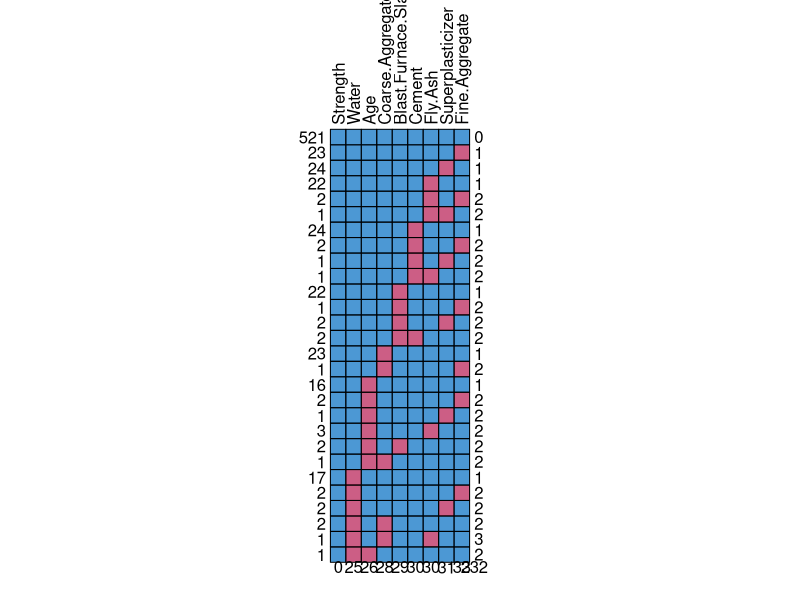
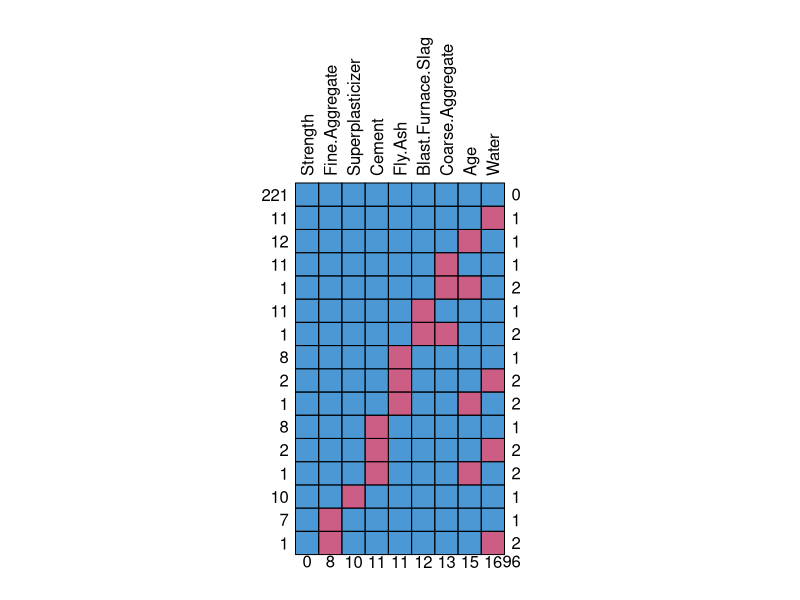
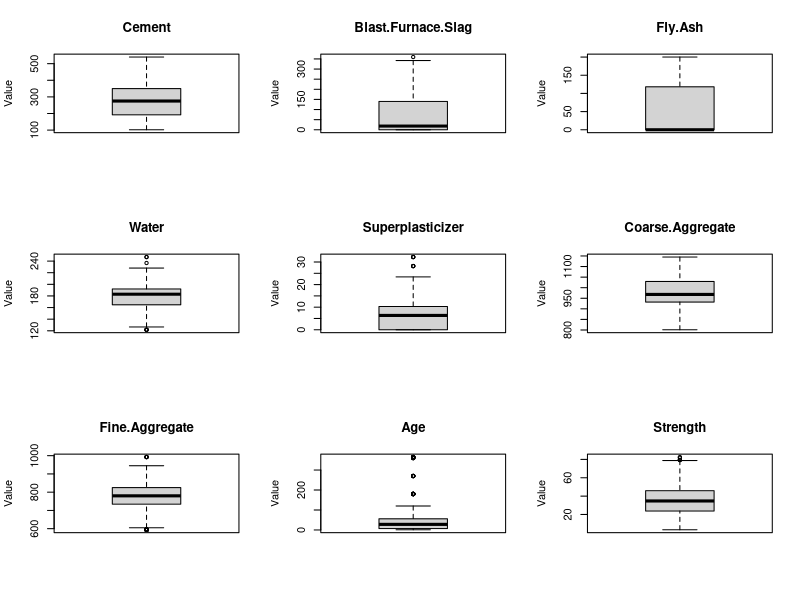
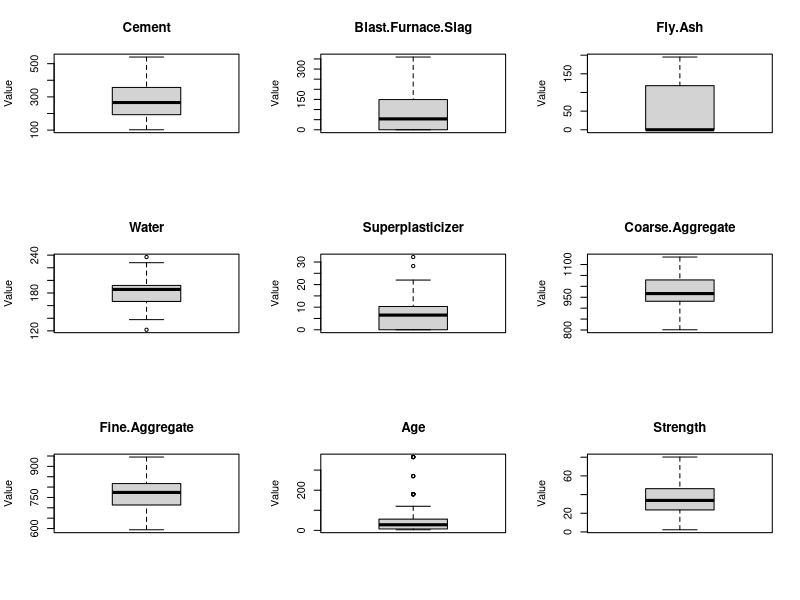
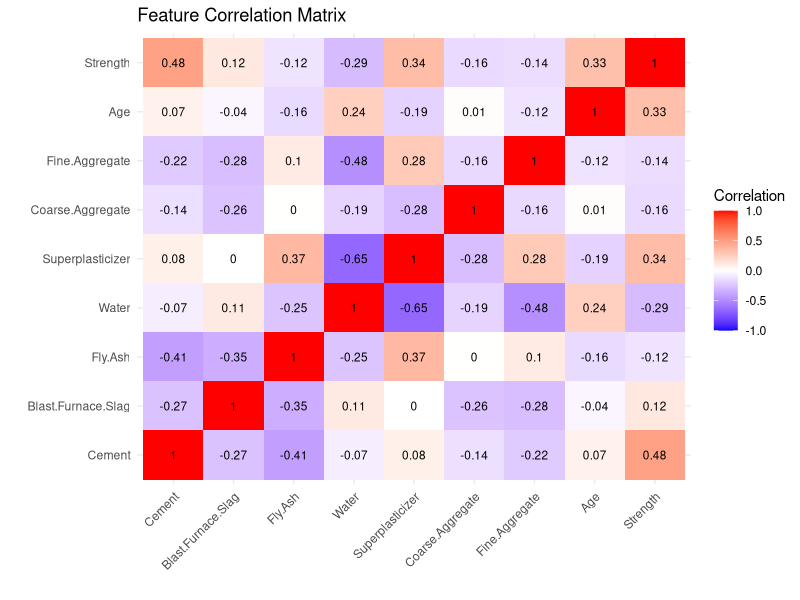
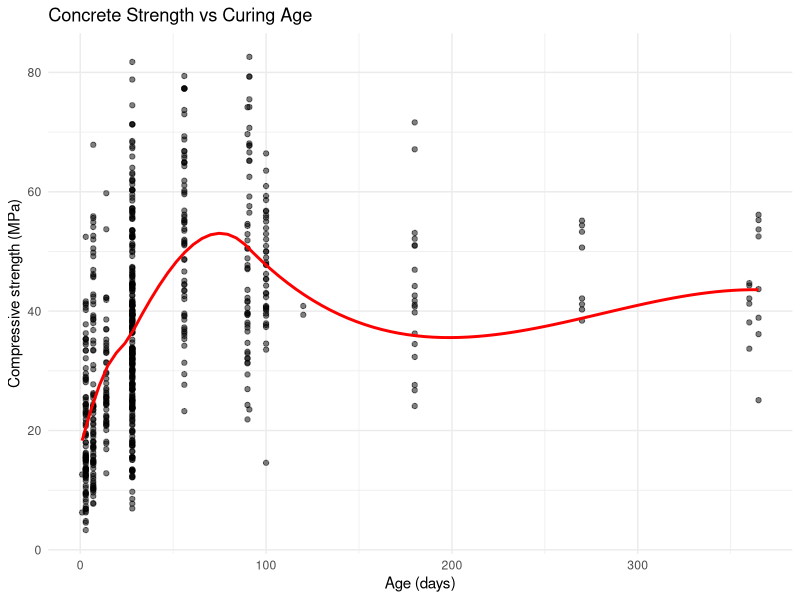
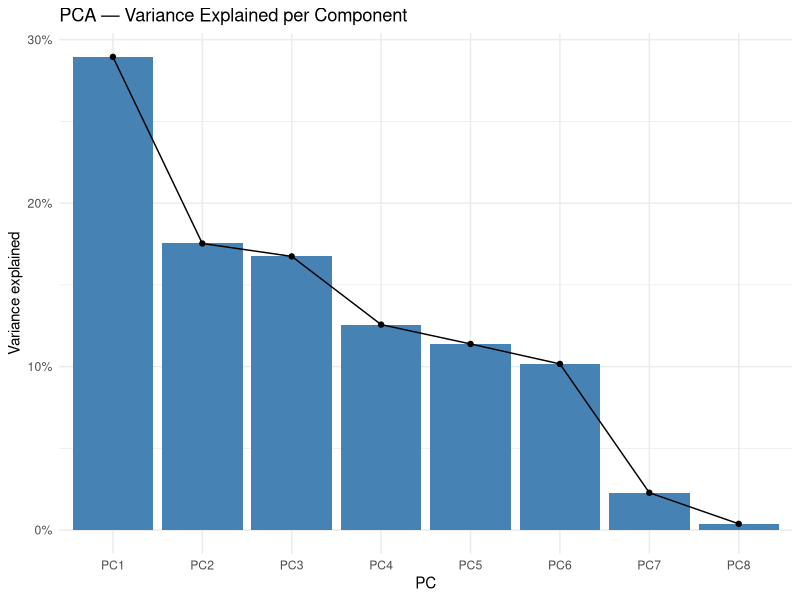
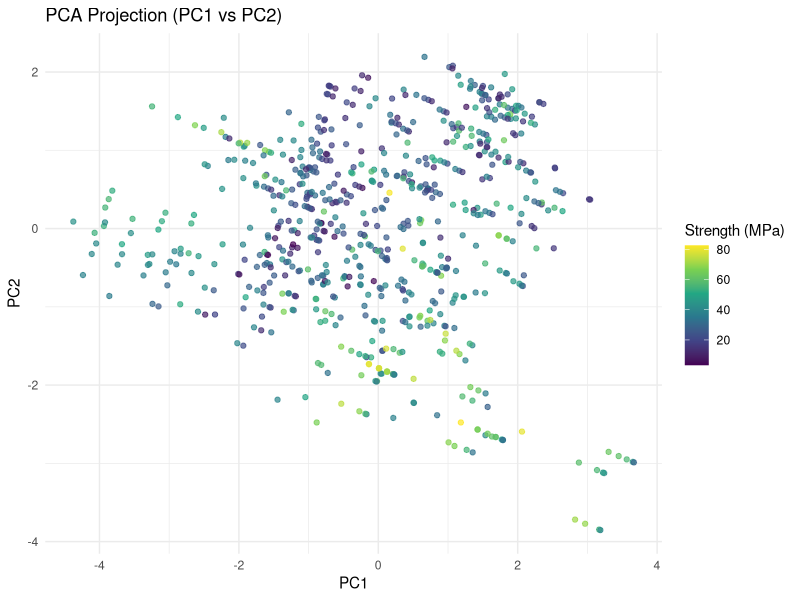

R code for these plots, in order:
# =============================================================================
# Concrete Compressive Strength — Exploratory Data Analysis & Preprocessing
# Author: Sabin Khanal
#
# Pipeline: import -> profile -> missing-value imputation (MICE) ->
#           outlier detection (IQR) -> correlation analysis ->
#           min-max scaling -> principal component analysis (PCA)
# =============================================================================

# ---- 0. Setup ---------------------------------------------------------------
required <- c("mice", "ggplot2", "reshape2")
missing_pkgs <- required[!required %in% rownames(installed.packages())]
if (length(missing_pkgs) > 0) install.packages(missing_pkgs)

library(mice)
library(ggplot2)
library(reshape2)

set.seed(123)
dir.create("figures", showWarnings = FALSE)

# ---- 1. Data import ---------------------------------------------------------
train_dataset <- read.csv("data/concrete_strength_train.csv", header = TRUE)
test_dataset  <- read.csv("data/concrete_strength_test.csv",  header = TRUE)

# ---- 2. Data profiling ------------------------------------------------------
dim(train_dataset)
dim(test_dataset)
str(train_dataset)
summary(train_dataset)
summary(test_dataset)

# Missing-data patterns
md.pattern(train_dataset, plot = TRUE, rotate.names = TRUE)
md.pattern(test_dataset,  plot = TRUE, rotate.names = TRUE)

# ---- 3. Missing-value handling ----------------------------------------------
# Columns with more than 1% missing values are imputed with MICE using
# predictive mean matching (PMM). Any rows still incomplete are dropped.
clean_missing <- function(df, threshold = 0.01) {
  missing_rate    <- colMeans(is.na(df))
  cols_to_impute  <- names(missing_rate[missing_rate > threshold])
  cols_complete   <- names(missing_rate[missing_rate <= threshold])

  if (length(cols_to_impute) > 0) {
    imputed <- mice(df[, cols_to_impute, drop = FALSE],
                    m = 5, maxit = 50, method = "pmm",
                    seed = 123, printFlag = FALSE)
    imputed <- complete(imputed)
    cleaned <- cbind(imputed, df[, cols_complete, drop = FALSE])
  } else {
    cleaned <- df
  }

  cleaned <- cleaned[, names(df)]          # restore original column order
  cleaned[complete.cases(cleaned), ]
}

cleaned_train_dataset <- clean_missing(train_dataset)
cleaned_test_dataset  <- clean_missing(test_dataset)

summary(cleaned_train_dataset)
summary(cleaned_test_dataset)

# ---- 4. Outlier detection (IQR rule) ----------------------------------------
detect_outliers <- function(df, label) {
  outliers <- list()
  png(sprintf("figures/boxplots_%s.png", label), width = 1200, height = 800)
  par(mfrow = c(3, 3))
  for (col in names(df)) {
    q1  <- quantile(df[[col]], 0.25, na.rm = TRUE)
    q3  <- quantile(df[[col]], 0.75, na.rm = TRUE)
    iqr <- q3 - q1
    idx <- which(df[[col]] < q1 - 1.5 * iqr | df[[col]] > q3 + 1.5 * iqr)
    outliers[[col]] <- idx
    boxplot(df[[col]], main = col, ylab = "Value", col = "lightgray")
  }
  dev.off()
  sapply(outliers, length)                  # outlier count per feature
}

detect_outliers(cleaned_train_dataset, "train")
detect_outliers(cleaned_test_dataset,  "test")

# ---- 5. Correlation / multicollinearity -------------------------------------
cor_matrix <- cor(cleaned_train_dataset)
round(cor_matrix, 2)

cor_plot <- ggplot(melt(cor_matrix), aes(Var1, Var2, fill = value)) +
  geom_tile() +
  geom_text(aes(label = round(value, 2)), size = 3) +
  scale_fill_gradient2(low = "blue", mid = "white", high = "red",
                       limits = c(-1, 1)) +
  theme_minimal() +
  labs(x = "", y = "", fill = "Correlation",
       title = "Feature Correlation Matrix") +
  theme(axis.text.x = element_text(angle = 45, hjust = 1))
ggsave("figures/correlation_heatmap.png", cor_plot, width = 8, height = 6)

# Strength vs age
age_plot <- ggplot(cleaned_train_dataset, aes(Age, Strength)) +
  geom_point(alpha = 0.5) +
  geom_smooth(method = "loess", se = FALSE, colour = "red") +
  theme_minimal() +
  labs(x = "Age (days)", y = "Compressive strength (MPa)",
       title = "Concrete Strength vs Curing Age")
ggsave("figures/strength_vs_age.png", age_plot, width = 8, height = 5)

# ---- 6. Min-max scaling -----------------------------------------------------
# Scaling parameters are learned on the training set only and applied to
# the test set, preventing information leakage from test data.
train_min <- sapply(cleaned_train_dataset, min)
train_max <- sapply(cleaned_train_dataset, max)

scale_with <- function(df, mins, maxs) {
  as.data.frame(Map(function(x, lo, hi) (x - lo) / (hi - lo), df, mins, maxs))
}

training_scaled <- scale_with(cleaned_train_dataset, train_min, train_max)
testing_scaled  <- scale_with(cleaned_test_dataset,  train_min, train_max)

summary(training_scaled)
summary(testing_scaled)

# ---- 7. Principal Component Analysis ----------------------------------------
features <- setdiff(names(training_scaled), "Strength")

pca_result <- prcomp(training_scaled[, features], center = TRUE, scale. = TRUE)
summary(pca_result)
pca_result$rotation                         # component loadings

# Variance explained
var_explained <- data.frame(
  PC = factor(paste0("PC", seq_along(pca_result$sdev)),
              levels = paste0("PC", seq_along(pca_result$sdev))),
  Variance = pca_result$sdev^2 / sum(pca_result$sdev^2)
)
scree_plot <- ggplot(var_explained, aes(PC, Variance)) +
  geom_col(fill = "steelblue") +
  geom_line(aes(group = 1)) +
  geom_point() +
  scale_y_continuous(labels = scales::percent) +
  theme_minimal() +
  labs(title = "PCA — Variance Explained per Component", y = "Variance explained")
ggsave("figures/pca_scree.png", scree_plot, width = 8, height = 5)

# PC1 vs PC2, coloured by strength
scores <- as.data.frame(pca_result$x)
scores$Strength <- cleaned_train_dataset$Strength
pca_plot <- ggplot(scores, aes(PC1, PC2, colour = Strength)) +
  geom_point(alpha = 0.7) +
  scale_colour_viridis_c() +
  theme_minimal() +
  labs(title = "PCA Projection (PC1 vs PC2)", colour = "Strength (MPa)")
ggsave("figures/pca_projection.png", pca_plot, width = 8, height = 6)

# Project the test set onto the training components
test_pca <- predict(pca_result, newdata = testing_scaled[, features])
head(test_pca)
